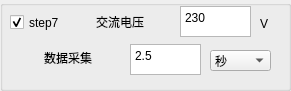
  <widget class="QGroupBox" name="groupBox_10">
   <property name="geometry">
    <rect>
     <x>0</x>
     <y>690</y>
     <width>291</width>
     <height>91</height>
    </rect>
   </property>
   <property name="title">
    <string/>
   </property>
   <widget class="QLabel" name="label_33">
    <property name="geometry">
     <rect>
      <x>44</x>
      <y>48</y>
      <width>71</width>
      <height>20</height>
     </rect>
    </property>
    <property name="text">
     <string>数据采集</string>
    </property>
   </widget>
   <widget class="QLabel" name="label_30">
    <property name="geometry">
     <rect>
      <x>96</x>
      <y>12</y>
      <width>71</width>
      <height>20</height>
     </rect>
    </property>
    <property name="text">
     <string>交流电压</string>
    </property>
   </widget>
   <widget class="QCheckBox" name="checkBox_S7">
    <property name="geometry">
     <rect>
      <x>10</x>
      <y>12</y>
      <width>81</width>
      <height>21</height>
     </rect>
    </property>
    <property name="text">
     <string>step7</string>
    </property>
    <property name="checked">
     <bool>true</bool>
    </property>
   </widget>
   <widget class="QTextEdit" name="textEdit_S7_AC_VOLT">
    <property name="geometry">
     <rect>
      <x>180</x>
      <y>6</y>
      <width>71</width>
      <height>31</height>
     </rect>
    </property>
    <property name="html">
     <string>&lt;!DOCTYPE HTML PUBLIC &quot;-//W3C//DTD HTML 4.0//EN&quot; &quot;http://www.w3.org/TR/REC-html40/strict.dtd&quot;&gt;
&lt;html&gt;&lt;head&gt;&lt;meta name=&quot;qrichtext&quot; content=&quot;1&quot; /&gt;&lt;style type=&quot;text/css&quot;&gt;
p, li { white-space: pre-wrap; }
&lt;/style&gt;&lt;/head&gt;&lt;body style=&quot; font-family:'宋体'; font-size:10pt; font-weight:400; font-style:normal;&quot;&gt;
&lt;p style=&quot; margin-top:0px; margin-bottom:0px; margin-left:0px; margin-right:0px; -qt-block-indent:0; text-indent:0px;&quot;&gt;&lt;span style=&quot; font-family:'SimSun'; font-size:9pt;&quot;&gt;230&lt;/span&gt;&lt;/p&gt;&lt;/body&gt;&lt;/html&gt;</string>
    </property>
   </widget>
   <widget class="QLabel" name="label_29">
    <property name="geometry">
     <rect>
      <x>260</x>
      <y>16</y>
      <width>16</width>
      <height>16</height>
     </rect>
    </property>
    <property name="text">
     <string>V</string>
    </property>
   </widget>
   <widget class="QTextEdit" name="textEdit_S7_TIME">
    <property name="geometry">
     <rect>
      <x>130</x>
      <y>44</y>
      <width>71</width>
      <height>31</height>
     </rect>
    </property>
    <property name="html">
     <string>&lt;!DOCTYPE HTML PUBLIC &quot;-//W3C//DTD HTML 4.0//EN&quot; &quot;http://www.w3.org/TR/REC-html40/strict.dtd&quot;&gt;
&lt;html&gt;&lt;head&gt;&lt;meta name=&quot;qrichtext&quot; content=&quot;1&quot; /&gt;&lt;style type=&quot;text/css&quot;&gt;
p, li { white-space: pre-wrap; }
&lt;/style&gt;&lt;/head&gt;&lt;body style=&quot; font-family:'宋体'; font-size:10pt; font-weight:400; font-style:normal;&quot;&gt;
&lt;p style=&quot; margin-top:0px; margin-bottom:0px; margin-left:0px; margin-right:0px; -qt-block-indent:0; text-indent:0px;&quot;&gt;&lt;span style=&quot; font-family:'SimSun'; font-size:9pt;&quot;&gt;2.5&lt;/span&gt;&lt;/p&gt;&lt;/body&gt;&lt;/html&gt;</string>
    </property>
   </widget>
   <widget class="QComboBox" name="comboBox_S7_TIME">
    <property name="geometry">
     <rect>
      <x>210</x>
      <y>50</y>
      <width>61</width>
      <height>21</height>
     </rect>
    </property>
    <item>
     <property name="text">
      <string>秒</string>
     </property>
    </item>
    <item>
     <property name="text">
      <string>毫秒</string>
     </property>
    </item>
    <item>
     <property name="text">
      <string>分钟</string>
     </property>
    </item>
   </widget>
  </widget>
